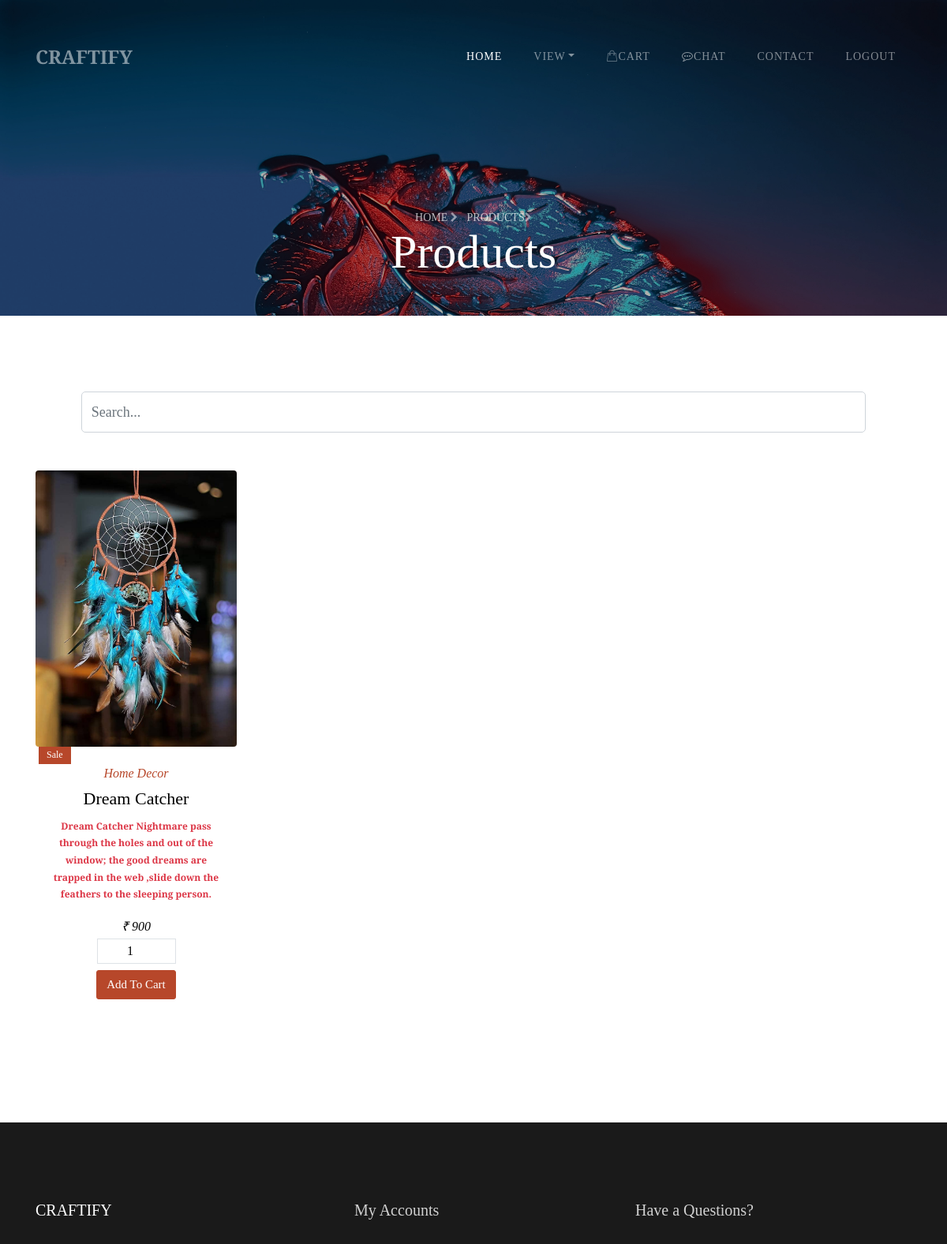
The app's page /userViewProduct/ (signed in, upper part), older data.
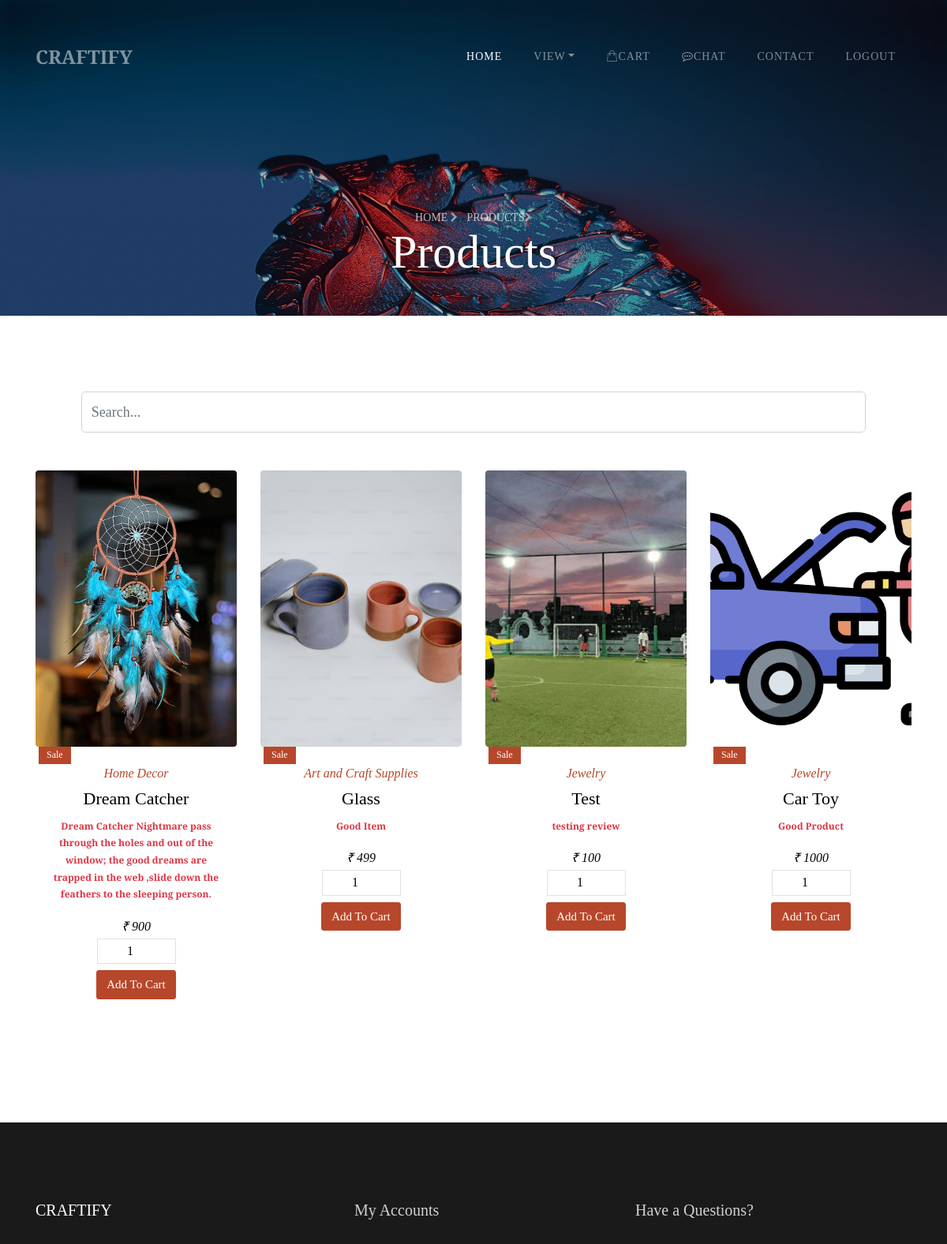
The same page, newer data.
### CraftifyApp/models.py (models this page shows, shortened)
class Products(models.Model):
    name = models.CharField(max_length=100)
    category = models.CharField(max_length=100)
    price = models.IntegerField()
    color = models.CharField(max_length=100)
    qty = models.IntegerField()
    image = models.ImageField(upload_to="image")
    image1 = models.ImageField(upload_to="image",null=True)
    image2 = models.ImageField(upload_to="image",null=True)
    desc = models.CharField(max_length=300)
    status = models.CharField(max_length=100, default="Pending")
    artistId = models.ForeignKey(Artist, on_delete=models.CASCADE, null=True)

### CraftifyApp/views.py (the view)
# urls.py: path("userViewProduct/", views.userViewProduct),
def userViewProduct(request):
    uid = request.session["uid"]
    wishListData = Wishlist.objects.filter(uid__loginid=uid).values_list(
        "pid", flat=True
    )
    print(wishListData)
    productData = Products.objects.filter(status="Approved")
    return render(
        request,
        "USER/viewProducts.html",
        {"productData": productData, "wishListData": wishListData},
    )

### templates/USER/viewProducts.html (shortened to what this page needs)
{% extends 'USER/userBase.html' %}
{% block header %}
<section class="hero-wrap hero-wrap-2" style="background-image: url('../static/images/bg_2.jpg');"
    data-stellar-background-ratio="0.5">
    <div class="overlay"></div>
    <div class="container">
        <div class="row no-gutters slider-text align-items-end justify-content-center">
            <div class="col-md-9 ftco-animate mb-5 text-center">
                <p class="breadcrumbs mb-0"><span class="mr-2"><a href="/userHome">Home <i
                                class="fa fa-chevron-right"></i></a></span> <span>Products<i
                            class="fa fa-chevron-right"></i></span></p>
                <h2 class="mb-0 bread">Products</h2>
            </div>
        </div>
    </div>
</section>
<section class="ftco-section">
    <div class="col-md-12 mb-5">
        <div class="search-box">
            <center> <input type="text" class="form-control" id="searchInput" style="width: 85%;"
                    placeholder="Search...">
            </center>
        </div>
    </div>
    <div class="container">
        <div class="row">
            {% for i in productData %}
            <div class="col-md-3 d-flex">
                <div class="product ftco-animate">
                    <div class="img d-flex align-items-center justify-content-center"
                        style="background-image: url(../static/media/{{i.image}});">
                    </div>
                    <div class="text text-center">
                        <span class="sale">Sale</span>
                        <span class="category">{{i.category}}</span>
                        <h2>{{i.name}}</h2>
                        <p style="font-size: 12px;font-weight: bold;" class="text-danger">{{i.desc}}</p>
                        <p class="mb-0"><span class="price">&#x20B9; {{i.price}}</span></p>
                        <form action="/addToCart/" method="post">
                            <input type="number" max="{{i.qty}}" min="1" value="1" id="custom-width"
                                class="border mb-2 text-center" placeholder="Enter Quantity" name="qty" required><br>
                            <input type="submit" class="btn btn-primary" value="Add To Cart">
                        </form>
                    </div>
                </div>
            </div>
            {% endfor %}
        </div>
    </div>
</section>
{% endblock %}

Row changes from the older to the newer data that the page shows:
now on this page (row edited): Products: image (picture), category "Art and Craft Supplies", name "Glass", desc "Good Item", price "499"
added Products: image (picture), category "Jewelry", name "Test", desc "testing review", price "100"
added Products: image (picture), category "Jewelry", name "Car Toy", desc "Good Product", price "1000"
